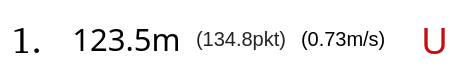
<?xml version="1.0" encoding="UTF-8"?>
<ui version="4.0">
 <class>SingleJumpMiniResultWidget</class>
 <widget class="QWidget" name="SingleJumpMiniResultWidget">
  <property name="geometry">
   <rect>
    <x>0</x>
    <y>0</y>
    <width>460</width>
    <height>78</height>
   </rect>
  </property>
  <property name="windowTitle">
   <string>Widget</string>
  </property>
  <property name="styleSheet">
   <string notr="true">background: transparent;</string>
  </property>
  <layout class="QHBoxLayout" name="horizontalLayout">
   <item>
    <widget class="QLabel" name="label_index">
     <property name="font">
      <font>
       <family>Quicksand [NONE]</family>
       <pointsize>28</pointsize>
      </font>
     </property>
     <property name="text">
      <string>1. </string>
     </property>
    </widget>
   </item>
   <item>
    <spacer name="horizontalSpacer">
     <property name="orientation">
      <enum>Qt::Horizontal</enum>
     </property>
     <property name="sizeHint" stdset="0">
      <size>
       <width>14</width>
       <height>20</height>
      </size>
     </property>
    </spacer>
   </item>
   <item>
    <widget class="QLabel" name="label_distance">
     <property name="font">
      <font>
       <family>Ubuntu Light</family>
       <pointsize>23</pointsize>
       <bold>false</bold>
      </font>
     </property>
     <property name="styleSheet">
      <string notr="true">color: black;</string>
     </property>
     <property name="text">
      <string>123.5m</string>
     </property>
     <property name="alignment">
      <set>Qt::AlignCenter</set>
     </property>
    </widget>
   </item>
   <item>
    <spacer name="horizontalSpacer_2">
     <property name="orientation">
      <enum>Qt::Horizontal</enum>
     </property>
     <property name="sizeType">
      <enum>QSizePolicy::Expanding</enum>
     </property>
     <property name="sizeHint" stdset="0">
      <size>
       <width>10</width>
       <height>20</height>
      </size>
     </property>
    </spacer>
   </item>
   <item>
    <widget class="QLabel" name="label_points">
     <property name="font">
      <font>
       <pointsize>15</pointsize>
      </font>
     </property>
     <property name="styleSheet">
      <string notr="true">color: rgb(35, 35, 35);</string>
     </property>
     <property name="text">
      <string>(134.8pkt)</string>
     </property>
     <property name="alignment">
      <set>Qt::AlignCenter</set>
     </property>
    </widget>
   </item>
   <item>
    <spacer name="horizontalSpacer_4">
     <property name="orientation">
      <enum>Qt::Horizontal</enum>
     </property>
     <property name="sizeType">
      <enum>QSizePolicy::Maximum</enum>
     </property>
     <property name="sizeHint" stdset="0">
      <size>
       <width>10</width>
       <height>5</height>
      </size>
     </property>
    </spacer>
   </item>
   <item>
    <widget class="QLabel" name="label_wind">
     <property name="font">
      <font>
       <family>Ubuntu</family>
       <pointsize>15</pointsize>
       <bold>false</bold>
      </font>
     </property>
     <property name="text">
      <string>(0.73m/s)</string>
     </property>
    </widget>
   </item>
   <item>
    <spacer name="horizontalSpacer_3">
     <property name="orientation">
      <enum>Qt::Horizontal</enum>
     </property>
     <property name="sizeType">
      <enum>QSizePolicy::Maximum</enum>
     </property>
     <property name="sizeHint" stdset="0">
      <size>
       <width>30</width>
       <height>20</height>
      </size>
     </property>
    </spacer>
   </item>
   <item>
    <widget class="QLabel" name="label_landingInfo">
     <property name="font">
      <font>
       <family>Quicksand Medium</family>
       <pointsize>28</pointsize>
       <bold>false</bold>
      </font>
     </property>
     <property name="styleSheet">
      <string notr="true">QLabel{
	color: rgb(197, 11, 19);
}</string>
     </property>
     <property name="text">
      <string>U</string>
     </property>
    </widget>
   </item>
  </layout>
 </widget>
 <resources/>
 <connections/>
</ui>
